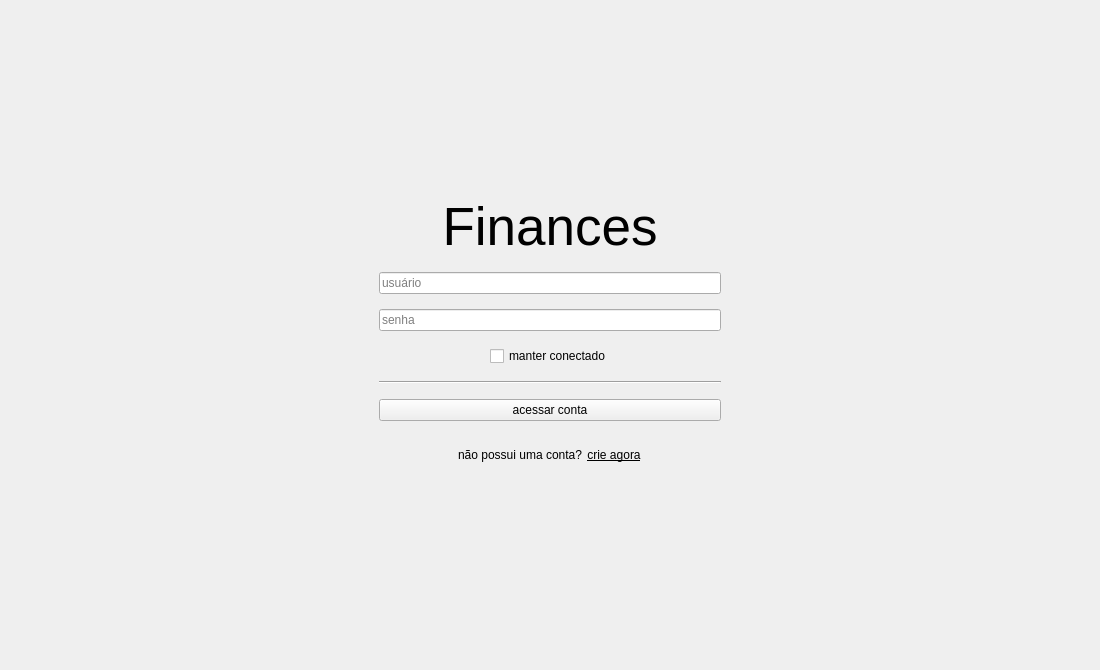
<?xml version="1.0" encoding="UTF-8"?>
<ui version="4.0">
 <class>Login</class>
 <widget class="QWidget" name="Login">
  <property name="geometry">
   <rect>
    <x>0</x>
    <y>0</y>
    <width>1100</width>
    <height>670</height>
   </rect>
  </property>
  <property name="windowTitle">
   <string>Form</string>
  </property>
  <layout class="QHBoxLayout" name="horizontalLayout">
   <item>
    <spacer name="horizontalSpacer">
     <property name="orientation">
      <enum>Qt::Horizontal</enum>
     </property>
     <property name="sizeHint" stdset="0">
      <size>
       <width>354</width>
       <height>20</height>
      </size>
     </property>
    </spacer>
   </item>
   <item>
    <widget class="QWidget" name="widget_3" native="true">
     <layout class="QVBoxLayout" name="verticalLayout">
      <property name="spacing">
       <number>15</number>
      </property>
      <item>
       <spacer name="verticalSpacer">
        <property name="orientation">
         <enum>Qt::Vertical</enum>
        </property>
        <property name="sizeHint" stdset="0">
         <size>
          <width>20</width>
          <height>40</height>
         </size>
        </property>
       </spacer>
      </item>
      <item>
       <widget class="QLabel" name="label">
        <property name="font">
         <font>
          <pointsize>40</pointsize>
         </font>
        </property>
        <property name="text">
         <string>Finances</string>
        </property>
        <property name="alignment">
         <set>Qt::AlignCenter</set>
        </property>
       </widget>
      </item>
      <item>
       <widget class="QLineEdit" name="lineUsuario">
        <property name="placeholderText">
         <string>usuário</string>
        </property>
       </widget>
      </item>
      <item>
       <widget class="QLineEdit" name="lineSenha">
        <property name="echoMode">
         <enum>QLineEdit::Password</enum>
        </property>
        <property name="placeholderText">
         <string>senha</string>
        </property>
       </widget>
      </item>
      <item>
       <widget class="QWidget" name="widget_2" native="true">
        <layout class="QHBoxLayout" name="horizontalLayout_3">
         <property name="topMargin">
          <number>0</number>
         </property>
         <property name="bottomMargin">
          <number>0</number>
         </property>
         <item>
          <spacer name="horizontalSpacer_6">
           <property name="orientation">
            <enum>Qt::Horizontal</enum>
           </property>
           <property name="sizeHint" stdset="0">
            <size>
             <width>40</width>
             <height>20</height>
            </size>
           </property>
          </spacer>
         </item>
         <item>
          <widget class="QCheckBox" name="cbMnterConectado">
           <property name="cursor">
            <cursorShape>PointingHandCursor</cursorShape>
           </property>
           <property name="text">
            <string>manter conectado</string>
           </property>
          </widget>
         </item>
         <item>
          <spacer name="horizontalSpacer_5">
           <property name="orientation">
            <enum>Qt::Horizontal</enum>
           </property>
           <property name="sizeHint" stdset="0">
            <size>
             <width>40</width>
             <height>20</height>
            </size>
           </property>
          </spacer>
         </item>
        </layout>
       </widget>
      </item>
      <item>
       <widget class="Line" name="line">
        <property name="orientation">
         <enum>Qt::Horizontal</enum>
        </property>
       </widget>
      </item>
      <item>
       <widget class="QPushButton" name="btnAcessar">
        <property name="cursor">
         <cursorShape>PointingHandCursor</cursorShape>
        </property>
        <property name="text">
         <string>acessar conta</string>
        </property>
       </widget>
      </item>
      <item>
       <widget class="QWidget" name="widget" native="true">
        <layout class="QHBoxLayout" name="horizontalLayout_2">
         <property name="spacing">
          <number>0</number>
         </property>
         <item>
          <spacer name="horizontalSpacer_3">
           <property name="orientation">
            <enum>Qt::Horizontal</enum>
           </property>
           <property name="sizeHint" stdset="0">
            <size>
             <width>40</width>
             <height>20</height>
            </size>
           </property>
          </spacer>
         </item>
         <item>
          <widget class="QLabel" name="label_2">
           <property name="text">
            <string>não possui uma conta? </string>
           </property>
          </widget>
         </item>
         <item>
          <widget class="QPushButton" name="btnCriar">
           <property name="font">
            <font>
             <underline>true</underline>
            </font>
           </property>
           <property name="cursor">
            <cursorShape>PointingHandCursor</cursorShape>
           </property>
           <property name="styleSheet">
            <string notr="true">padding: 0; background-color: transparent;</string>
           </property>
           <property name="text">
            <string>crie agora</string>
           </property>
           <property name="flat">
            <bool>true</bool>
           </property>
          </widget>
         </item>
         <item>
          <spacer name="horizontalSpacer_4">
           <property name="orientation">
            <enum>Qt::Horizontal</enum>
           </property>
           <property name="sizeHint" stdset="0">
            <size>
             <width>40</width>
             <height>20</height>
            </size>
           </property>
          </spacer>
         </item>
        </layout>
       </widget>
      </item>
      <item>
       <spacer name="verticalSpacer_2">
        <property name="orientation">
         <enum>Qt::Vertical</enum>
        </property>
        <property name="sizeHint" stdset="0">
         <size>
          <width>20</width>
          <height>171</height>
         </size>
        </property>
       </spacer>
      </item>
     </layout>
    </widget>
   </item>
   <item>
    <spacer name="horizontalSpacer_2">
     <property name="orientation">
      <enum>Qt::Horizontal</enum>
     </property>
     <property name="sizeHint" stdset="0">
      <size>
       <width>354</width>
       <height>20</height>
      </size>
     </property>
    </spacer>
   </item>
  </layout>
 </widget>
 <tabstops>
  <tabstop>lineUsuario</tabstop>
  <tabstop>lineSenha</tabstop>
  <tabstop>cbMnterConectado</tabstop>
  <tabstop>btnAcessar</tabstop>
  <tabstop>btnCriar</tabstop>
 </tabstops>
 <resources/>
 <connections/>
</ui>
